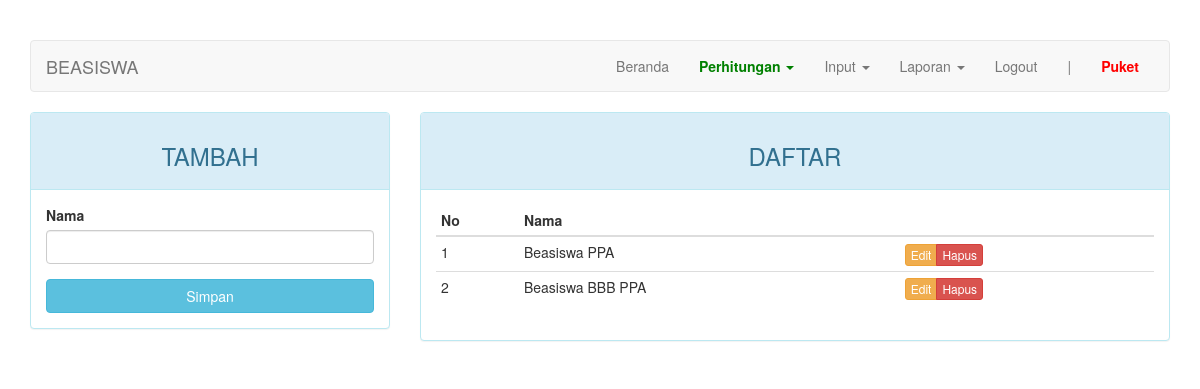
Before: /index.php?page=beasiswa (signed in) with the older database file.
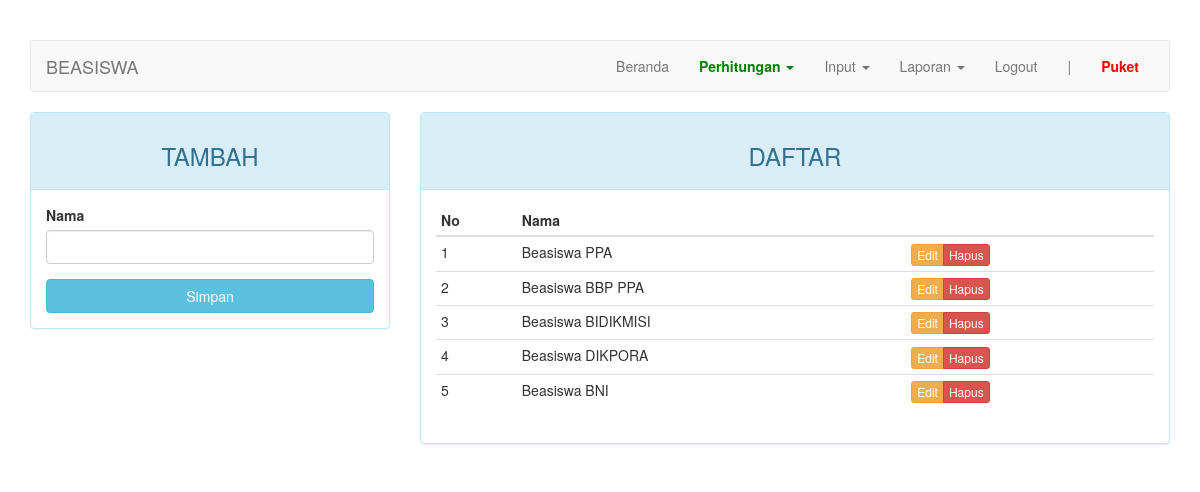
After: the same page with the newer database file.
### tables this page shows
CREATE TABLE IF NOT EXISTS `beasiswa` (
  `kd_beasiswa` int(11) NOT NULL AUTO_INCREMENT,
  `nama` varchar(50) DEFAULT NULL,
  PRIMARY KEY (`kd_beasiswa`)
);

### index.php (the view, shortened to what this page needs)
<?php
require_once "config.php";
?>
<!DOCTYPE html>
<html lang="en">
<head>
    <link rel="stylesheet" href="assets/css/bootstrap.min.css">
</head>
<body>
    <div class="container">
        <nav class="navbar navbar-default">
            <div class="container-fluid">
                <div class="navbar-header">
                    <a class="navbar-brand" href="#"><?php $str = (isset($_GET["page"])) ? (($_GET["page"] == "nilai") ? "persyaratan" : $_GET["page"]) : "home"; echo strtoupper($str)?></a>
                </div>
                <div class="collapse navbar-collapse" id="bs-example-navbar-collapse-1">
                    <ul class="nav navbar-nav navbar-right">
                        <li><a href="?page=home">Beranda <span class="sr-only">(current)</span></a></li>
                        <?php if ($_SESSION["as"] == "puket"): ?>
                          <li class="dropdown">
                            <a href="#" class="dropdown-toggle" style="font-weight: bold; color: green;" data-toggle="dropdown" role="button" aria-haspopup="true" aria-expanded="false">Perhitungan <span class="caret"></span></a>
                          </li>
                          <li class="dropdown">
                            <a href="#" class="dropdown-toggle" data-toggle="dropdown" role="button" aria-haspopup="true" aria-expanded="false">Input <span class="caret"></span></a>
                          </li>
                          <li class="dropdown">
                            <a href="#" class="dropdown-toggle" data-toggle="dropdown" role="button" aria-haspopup="true" aria-expanded="false">Laporan <span class="caret"></span></a>
                          </li>
                        <?php elseif ($_SESSION["as"] == "mahasiswa"): ?>
                          <li><a href="?page=pengumuman">Pengumuman</a></li>
                        <?php endif; ?>
                        <li><a href="logout.php">Logout</a></li>
                        <li><a href="#">|</a></li>
                        <li><a href="#" style="font-weight: bold; color: red;"><?= ucfirst($_SESSION["username"]) ?></a></li>
                    </ul>
                </div>
            </div>
        </nav>
        <div class="row">
            <div class="col-md-12">
              <?php include page($_PAGE); ?>
            </div>
        </div>
    </div>
</body>
</html>

### page/beasiswa.php (shortened to what this page needs)
<?php
$update = (isset($_GET['action']) AND $_GET['action'] == 'update') ? true : false;
?>
<div class="row">
	<div class="col-md-4">
	    <div class="panel panel-<?= ($update) ? "warning" : "info" ?>">
	        <div class="panel-heading"><h3 class="text-center"><?= ($update) ? "EDIT" : "TAMBAH" ?></h3></div>
	        <div class="panel-body">
	            <form action="<?=$_SERVER['REQUEST_URI']?>" method="POST">
	                <div class="form-group">
	                    <label for="nama">Nama</label>
	                    <input type="text" name="nama" class="form-control" <?= (!$update) ?: 'value="'.$row["nama"].'"' ?>>
	                </div>
	                <button type="submit" class="btn btn-<?= ($update) ? "warning" : "info" ?> btn-block">Simpan</button>
	            </form>
	        </div>
	    </div>
	</div>
	<div class="col-md-8">
	    <div class="panel panel-info">
	        <div class="panel-heading"><h3 class="text-center">DAFTAR</h3></div>
	        <div class="panel-body">
	            <table class="table table-condensed">
	                <thead>
	                    <tr>
	                        <th>No</th>
	                        <th>Nama</th>
	                        <th></th>
	                    </tr>
	                </thead>
	                <tbody>
	                    <?php $no = 1; ?>
	                    <?php if ($query = $connection->query("SELECT * FROM beasiswa")): ?>
	                        <?php while($row = $query->fetch_assoc()): ?>
	                        <tr>
	                            <td><?=$no++?></td>
	                            <td><?=$row['nama']?></td>
	                            <td>
	                                <div class="btn-group">
	                                    <a href="?page=beasiswa&action=update&key=<?=$row['kd_beasiswa']?>" class="btn btn-warning btn-xs">Edit</a>
	                                    <a href="?page=beasiswa&action=delete&key=<?=$row['kd_beasiswa']?>" class="btn btn-danger btn-xs">Hapus</a>
	                                </div>
	                            </td>
	                        </tr>
	                        <?php endwhile ?>
	                    <?php endif ?>
	                </tbody>
	            </table>
	        </div>
	    </div>
	</div>
</div>

Changed rows visible on the page:
removed beasiswa: nama "Beasiswa BBB PPA"
added beasiswa: nama "Beasiswa BBP PPA"
added beasiswa: nama "Beasiswa BIDIKMISI"
added beasiswa: nama "Beasiswa DIKPORA"
added beasiswa: nama "Beasiswa BNI"
